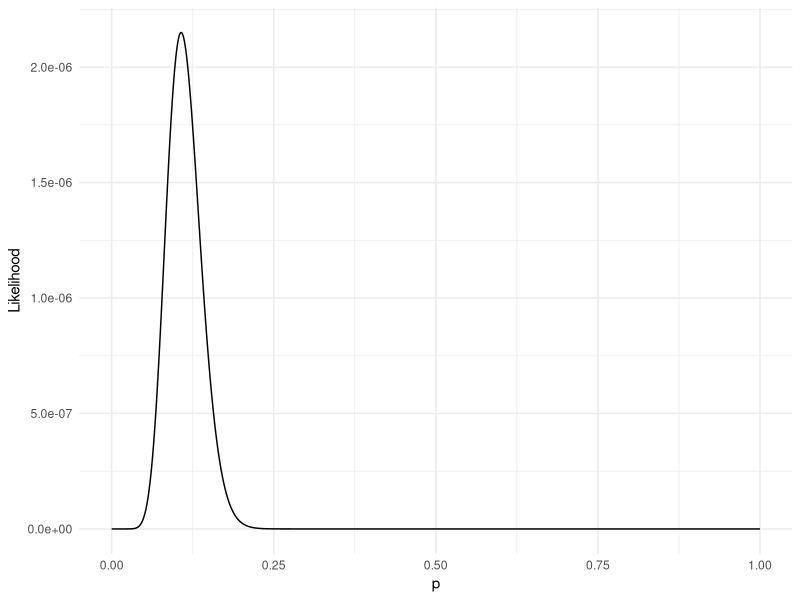
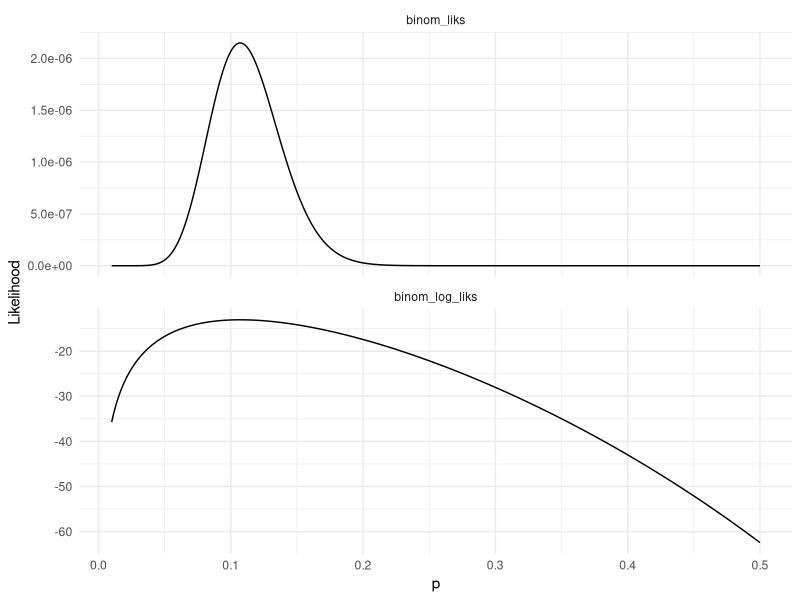
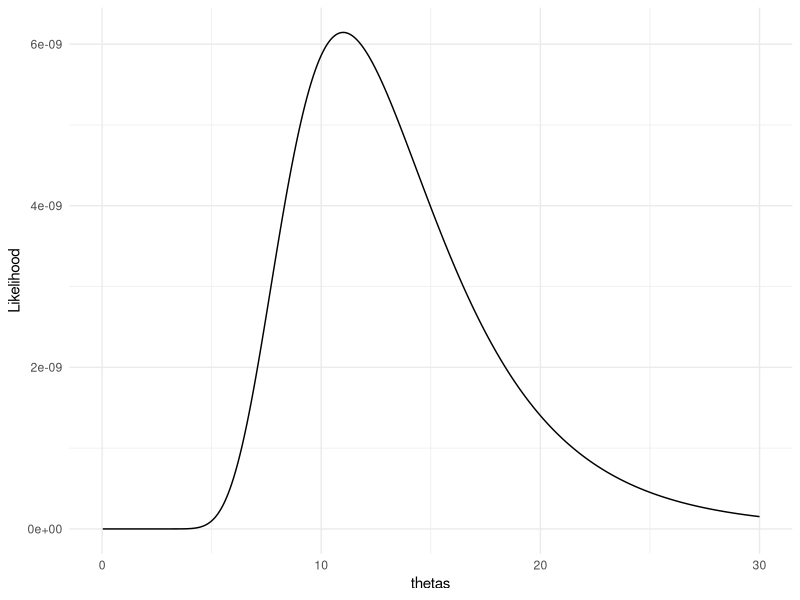
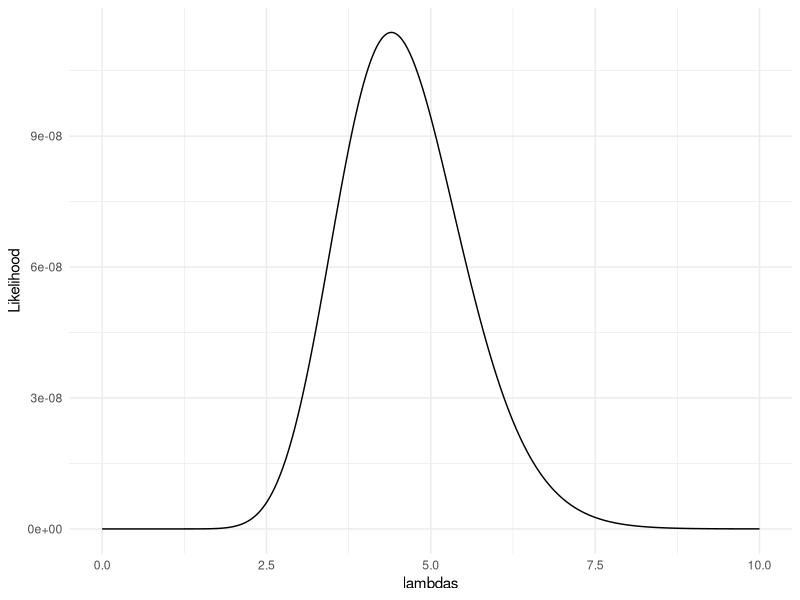
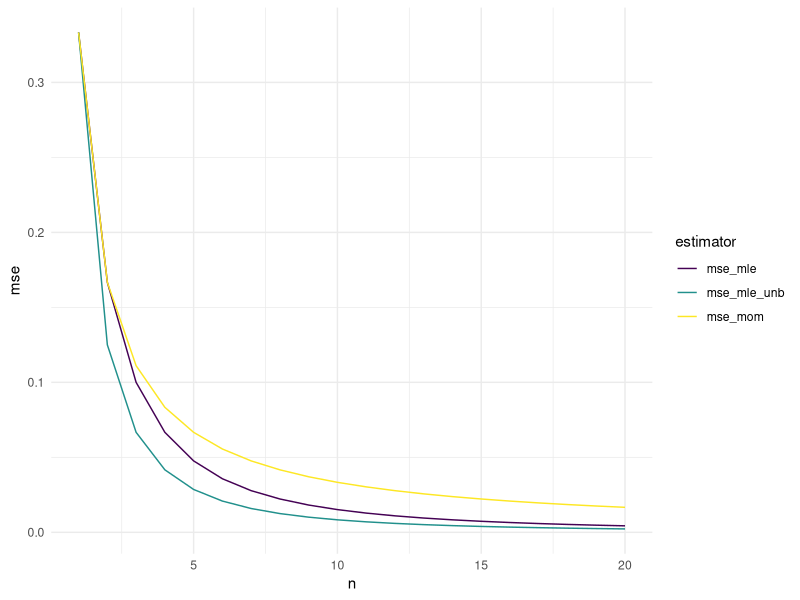
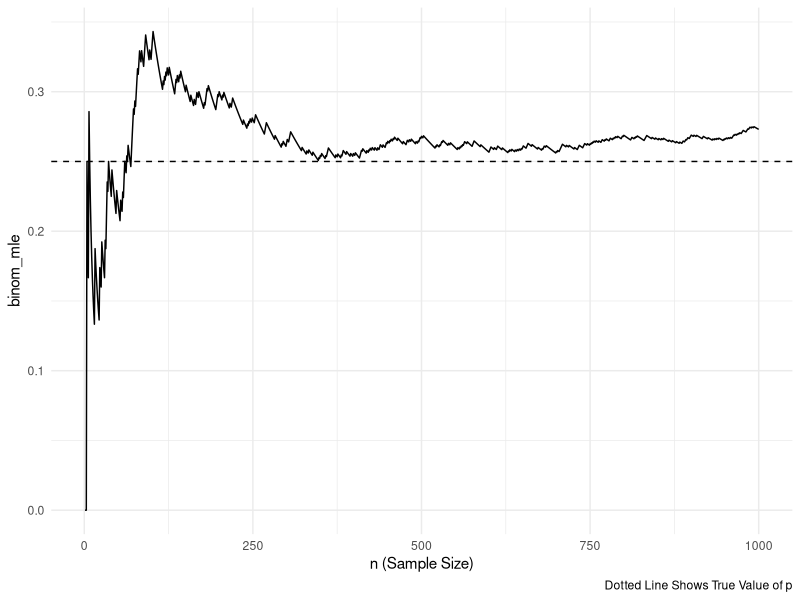
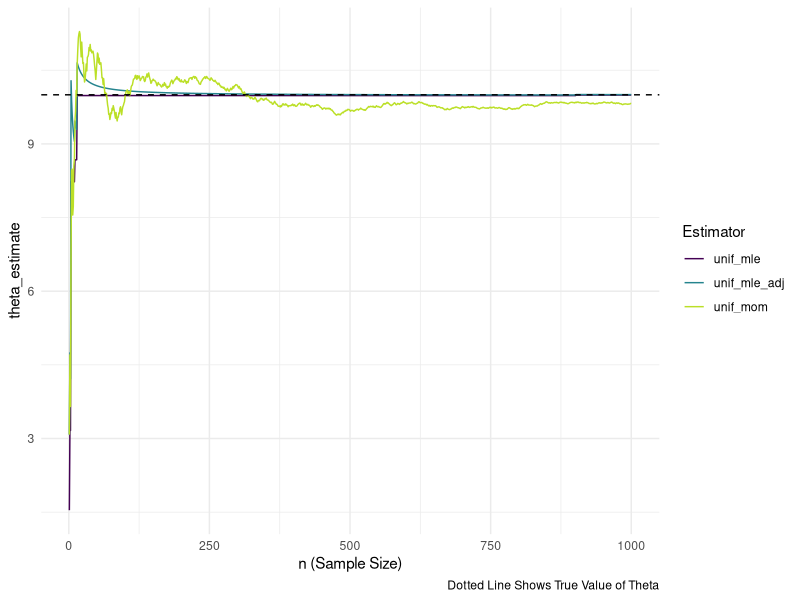

These figures' R source, in order:
## ---- chunk 1
#| warning: false
#| output: false
library(tidyverse)

## get binomial likelihood for each value of p
## p is a vector of probabilities
## n is a single value for the sample size
## dat is a vector of data

get_binom_lik <- function(p, n, data_vec) {
  
  ## for each value of p, map through the dbinom function for
  ## each data point (and multiply the results at the end to obtain
  ## the likelihood)
  binom_lik <- map_dbl(p,
                       ~ dbinom(x = data_vec, size = n, prob = .x) |>
                         prod() ## like the capital Pi in formula
  )
  
  ## the function returns a vector of likelihoods for each
  ## candidate p (and will be a vector of the same length as p)
  return(binom_lik)
}
## ---- chunk 2
#| output: false
p <- seq(0, 1, by = 0.001)
n <- 20
dat <- c(5, 4, 2, 1, 0, 1, 2)

binom_liks <- get_binom_lik(p = p, n = n, data_vec = dat)

lik_df <- tibble(p, binom_liks)
ggplot(data = lik_df, aes(x = p, y = binom_liks)) +
  geom_line() +
  labs(y = "Likelihood") +
  theme_minimal()
## ---- chunk 3
get_binom_log_lik <- function(p, n, data_vec) {
  
  ## for each value of p, map through the dbinom function for
  ## each data point (and multiply the results at the end to obtain
  ## the likelihood)
  binom_log_lik <- map_dbl(p,
                       ~ dbinom(x = data_vec, size = n, prob = .x,
                                log = TRUE) |>
                         sum() ## like the summation in formula
  )
  
  ## the function returns a vector of likelihoods for each
  ## candidate p (and will be a vector of the same length as p)
  return(binom_log_lik)
}
## ---- chunk 4
#| output: false
p <- seq(0.01, 0.5, by = 0.001)
n <- 20
dat <- c(5, 4, 2, 1, 0, 1, 2)

binom_liks <- get_binom_lik(p = p, n = n, data_vec = dat)
binom_log_liks <- get_binom_log_lik(p = p, n = n, data_vec = dat)

lik_df <- tibble(p, binom_liks, binom_log_liks) |>
  pivot_longer(2:3, names_to = "lik_type", values_to = "L")
ggplot(data = lik_df, aes(x = p, y = L)) +
  geom_line() +
  facet_wrap(~ lik_type, scales = "free_y", nrow = 2) +
  labs(y = "Likelihood") +
  theme_minimal()
## ---- chunk 5
#| output: false

thetas <- seq(0, 30, length.out = 1000)  ## may need to adjust these limits
dat <- c(0.9, 1.5, 2, 4.2, 1.2, 5.2, 6.7, 2.1, 1.5, 2.3)

get_theta_lik <- function(theta, data_vec) {
  ## since there is no "dbinom" equivalent for the unnamed probability model
  ## we have to code f(x \vert \theta) "by hand":
  theta_lik <- map_dbl(theta,
                       ~ ((2 * data_vec / .x) * exp(-data_vec^2 / .x)) |>
                         prod()
  )
  
  return(theta_lik)
}
 
theta_liks <- get_theta_lik(theta = thetas, data_vec = dat)

lik_df <- tibble(thetas, theta_liks)
ggplot(data = lik_df, aes(x = thetas, y = theta_liks)) +
  geom_line() +
  labs(y = "Likelihood") +
  theme_minimal()
## ---- chunk 6
dat <- c(8, 0, 4, 9, 1)
lambdas <- seq(0, 10, length.out = 1000) ## may need to adjust these limits


get_poisson_lik <- function(lambda, data_vec) {
  
  poisson_lik <- map_dbl(lambda,
                         ~ dpois(x = data_vec, lambda = .x) |>
                           prod()
  )
  
  return(poisson_lik)
}

poisson_liks <- get_poisson_lik(lambda = lambdas, data_vec = dat)
lik_df <- tibble(lambdas, poisson_liks)
ggplot(data = lik_df, aes(x = lambdas, y = poisson_liks)) +
  geom_line() +
  labs(y = "Likelihood") +
  theme_minimal()
## ---- chunk 7
#| warning: false
#| echo: true
#| output: true
library(tidyverse)
n <- 1:20
theta <- 1
mse_mom <- (1 / (3 * n)) * theta^2
mse_mle <- (2 / ((n + 1) * (n + 2))) * theta^2
mse_mle_unb <- (1 / ((n * (n + 2)))) * theta^2

mse_plot <- tibble::tibble(n, mse_mom, mse_mle, mse_mle_unb) |>
  pivot_longer(2:4, names_to = "estimator", values_to = "mse")
ggplot(data = mse_plot, aes(x = n, y = mse)) +
  geom_line(aes(colour = estimator)) +
  theme_minimal() +
  scale_colour_viridis_d()
## ---- chunk 8
#| warning: false
library(tidyverse)
p <- 1 / 4 ## specify probability of success for the simulation

nsim <- 1000 ## specify range of possible ns (how long we will run the simulation)

compute_binom_estimator <- function(p, nsim) {
  
  ## draw nsim different of 0's and 1's
  bernoulli_draws <- rbinom(n = nsim, size = 1, prob = p)

  ## compute the estimator of p
  ## nsim different times (once using a sample of 1 bernoulli, then
  ## using a sample of 2 bernoullis, ....,
  ##  then using a sample of nsim bernoullis)
  
  binom_mle <- map_dbl(1:nsim, ~ sum(bernoulli_draws[1:.x]) / .x)


  ## put all three results into a data frame, along with n
  output_df <- tibble(n = 1:nsim, binom_mle)
  
  return(output_df)
}

plot_df <- compute_binom_estimator(p = p, nsim = nsim)

ggplot(data = plot_df, aes(x = n,
                             y = binom_mle)) +
  geom_line() +
  geom_hline(yintercept = p, linetype = 2) +
  theme_minimal() +
  labs(x = "n (Sample Size)",
       caption = "Dotted Line Shows True Value of p")
## ---- chunk 9
#| output: false

theta <- 10  ## specify an upper bound for our uniform model
## recall that the lower bound is known and is equal to 0

nsim <- 1000 ## specify range of possible sample sizes (how long we will run the simulation)

## compute each estimator of theta using adjusted MLE, MLE, and MOM
compute_unif_estimators <- function(theta, nsim) {
  
  unif_draws <- runif(n = nsim, min = 0, max = theta)

  ## compute the method of moment estimator 
  ## nsim different times (once using a sample of size 1, then
  ## using a sample of size 2, ...., then using a sample of size nsim)
  unif_mom <- map_dbl(1:nsim, ~ 2 * mean(unif_draws[1:.x]))
  
  ## same type of computation for MLE
  unif_mle <- map_dbl(1:nsim, ~ max(unif_draws[1:.x]))
  
  ## same type of computation for adjusted MLE
  unif_mle_adj <- map_dbl(1:nsim,
                          ~ ((.x + 1) / .x) * max(unif_draws[1:.x]))

  ## put all three results into a data frame, along with n
  output_df <- tibble(n = 1:nsim, 
         unif_mom, unif_mle, unif_mle_adj)
  
  return(output_df)
}

plot_df <- compute_unif_estimators(theta = theta, nsim = nsim)
## ---- chunk 10
#| output: false
## do some DATA/STAT 234-type Work to make the plot

plot_long <- plot_df |> pivot_longer(cols = starts_with("unif"),
                                     names_to = "Estimator",
                                     values_to = "theta_estimate")
ggplot(data = plot_long, aes(x = n,
                             y = theta_estimate,
                             colour = Estimator)) +
  geom_line() +
  geom_hline(yintercept = theta, linetype = 2) +
  scale_colour_viridis_d(end = 0.9) +
  theme_minimal() +
  labs(x = "n (Sample Size)",
       caption = "Dotted Line Shows True Value of Theta")
